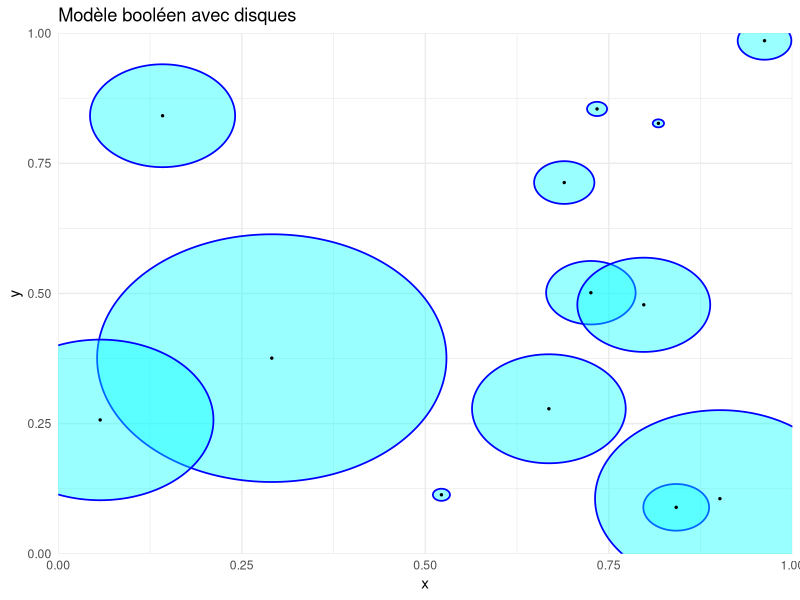
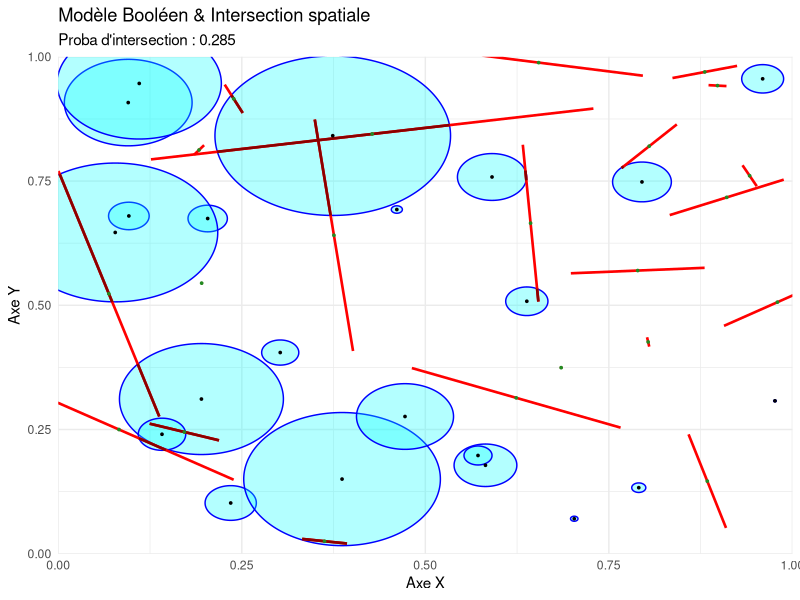
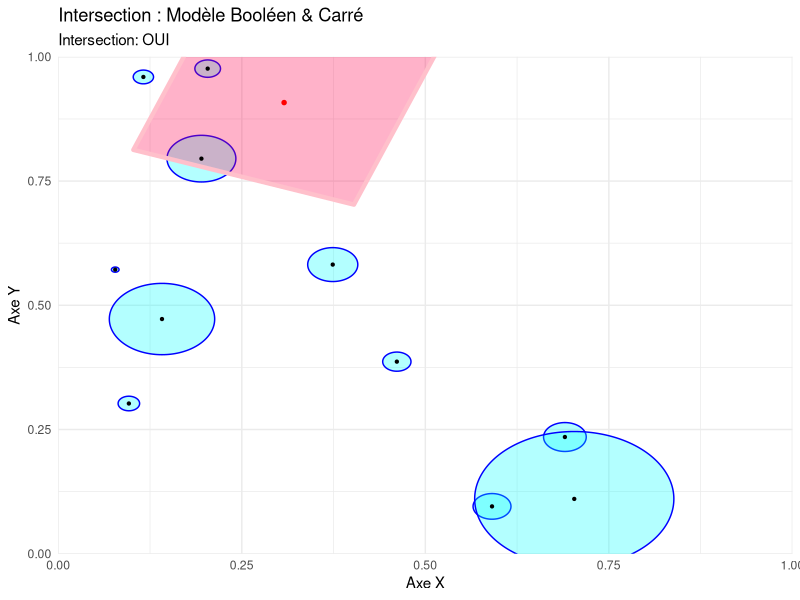

These figures' R source, in order:
## ---- chunk 1
#| label: setup-sim
#| include: false

library(spatstat)
library(ggplot2)

## ---- chunk 2
#| message: false
#| warning: false
library(ggplot2)

set.seed(41)

borne_inferieure_axe_x <- 0; borne_superieure_axe_x <- 1
borne_inferieure_axe_y <- 0; borne_superieure_axe_y <- 1
longueur_intervalle_x <- (borne_superieure_axe_x) - (borne_inferieure_axe_x)
longueur_intervalle_y <- (borne_superieure_axe_y) - (borne_inferieure_axe_y)

nombre_points <- rpois(1, lambda=17*longueur_intervalle_x*longueur_intervalle_y)

centres_x_cercles<- runif(nombre_points, borne_inferieure_axe_x, borne_superieure_axe_x)
centres_y_cercles<- runif(nombre_points, borne_inferieure_axe_y, borne_superieure_axe_y)
rayons_cercles<-rexp(nombre_points,11)
theta <- seq(0, 2 * pi, length.out = 200)

nombre_cordes <- rpois(1, lambda=17*longueur_intervalle_x*longueur_intervalle_y)

centres_x_cordes<- runif(nombre_cordes, borne_inferieure_axe_x, borne_superieure_axe_x)
centres_y_cordes<- runif(nombre_cordes, borne_inferieure_axe_y, borne_superieure_axe_y)
longueurs_cordes<-rexp(nombre_cordes,11)

orientations_cordes<-runif(nombre_cordes,0,pi)

# 1. Génération des cercles sans aucun package externe
df_cercles <- do.call(rbind, lapply(1:nombre_points, function(i) {
  data.frame(
    id = i,
    x  = centres_x_cercles[i] + rayons_cercles[i] * cos(theta),
    y  = centres_y_cercles[i] + rayons_cercles[i] * sin(theta)
  )
}))

# 2. Génération des cordes (calcul vectoriel direct)
df_cordes <- data.frame(
  x    = centres_x_cordes - longueurs_cordes * cos(orientations_cordes),
  y    = centres_y_cordes - longueurs_cordes * sin(orientations_cordes),
  xend = centres_x_cordes + longueurs_cordes * cos(orientations_cordes),
  yend = centres_y_cordes + longueurs_cordes * sin(orientations_cordes),
  cx   = centres_x_cordes,
  cy   = centres_y_cordes
)




# 3. Tracé avec ggplot2 uniquement
ggplot() +
  # Cercles (cyan avec bordure bleue)
  geom_polygon(data = df_cercles, aes(x = x, y = y, group = id), 
               fill = "cyan", alpha = 0.4, color = "blue", linewidth = 0.6) +
  
  # Centres des cercles (points noirs)
  geom_point(data = data.frame(x = centres_x_cercles, y = centres_y_cercles), 
             aes(x = x, y = y), color = "black", size = 0.5) +
  
  # Contraintes d'affichage (Strictement limité entre 0 et 1 comme clip)
  coord_cartesian(xlim = c(borne_inferieure_axe_x, borne_superieure_axe_x),
              ylim = c(borne_inferieure_axe_y, borne_superieure_axe_y),
              expand = FALSE) +
  
  labs(title = "Modèle booléen avec disques", x = "x", y = "y") +
  theme_minimal()
## ---- chunk 3
#| message: false
#| warning: false
library(spatstat)
library(ggplot2)

set.seed(40)

# --- 1. CONFIGURATION ET PARAMÈTRES ---
borne_inferieure_axe_x <- 0
borne_superieure_axe_x <- 1
borne_inferieure_axe_y <- 0
borne_superieure_axe_y <- 1

longueur_intervalle_x <- (borne_superieure_axe_x) - (borne_inferieure_axe_x)
longueur_intervalle_y <- (borne_superieure_axe_y) - (borne_inferieure_axe_y)


# Définition de la fenêtre d'observation principale
W_obs <- owin(c(borne_inferieure_axe_x, borne_superieure_axe_x), 
              c(borne_inferieure_axe_y, borne_superieure_axe_y))

# Fenêtre élargie pour éviter les effets de bord lors de la génération
W_large <- owin(c(borne_inferieure_axe_x - longueur_intervalle_x, borne_superieure_axe_x + longueur_intervalle_x), 
                c(borne_inferieure_axe_y - longueur_intervalle_y, borne_superieure_axe_y + longueur_intervalle_y))

# --- 2. SIMULATION DES PROCESSUS ---
nombre_points <- rpois(1, lambda = 20 * longueur_intervalle_x * longueur_intervalle_y)
nombre_cordes <- rpois(1, lambda = 20 * longueur_intervalle_x * longueur_intervalle_y)

centres_x_cercles <- runif(nombre_points, borne_inferieure_axe_x, borne_superieure_axe_x)
centres_y_cercles <- runif(nombre_points, borne_inferieure_axe_y, borne_superieure_axe_y)
rayons_cercles    <- rexp(nombre_points, 20)

centres_x_cordes    <- runif(nombre_cordes, borne_inferieure_axe_x, borne_superieure_axe_x)
centres_y_cordes    <- runif(nombre_cordes, borne_inferieure_axe_y, borne_superieure_axe_y)
longueurs_cordes    <- rexp(nombre_cordes, 5) / 2
orientations_cordes <- runif(nombre_cordes, 0, pi)

# --- 3. CALCULS GÉOMÉTRIQUES (spatstat) ---
# Résolution du masque augmentée (dimyx=512) pour éviter l'erreur d'approximation numérique
liste_cercles <- list()
for(i in 1:nombre_points) {
  liste_cercles[[i]] <- disc(r = rayons_cercles[i], 
                             centre = c(centres_x_cercles[i], centres_y_cercles[i]), 
                             mask = TRUE, dimyx = 512)
}
zone_cercles <- do.call(union.owin, liste_cercles)

# Construction des segments
x0 <- centres_x_cordes - longueurs_cordes * cos(orientations_cordes)
y0 <- centres_y_cordes - longueurs_cordes * sin(orientations_cordes)
x1 <- centres_x_cordes + longueurs_cordes * cos(orientations_cordes)
y1 <- centres_y_cordes + longueurs_cordes * sin(orientations_cordes)

# Utilisation de la fenêtre élargie pour ne pas couper les cordes de base
toutes_les_cordes <- psp(x0, y0, x1, y1, window = W_large)

# Intersection des cordes avec l'union des cercles
cordes_dans_cercles <- toutes_les_cordes[zone_cercles]

# Calcul des statistiques d'intersection
longueurs_intersections       <- lengths_psp(cordes_dans_cercles)
longueur_totale_initiale      <- sum(lengths_psp(toutes_les_cordes))
longueur_totale_intersections <- sum(longueurs_intersections)
pourcentage_dans_cercles      <- (longueur_totale_intersections / longueur_totale_initiale)

# --- 4. EXTRACATION DES SEGMENTS INTERSECTÉS POUR GGPLOT2 ---
# Conversion de l'objet psp spatstat en DataFrame
df_cordes_inter <- as.data.frame(cordes_dans_cercles)

# --- 5. PRÉPARATION DES DONNÉES DE BASE POUR GGPLOT2 ---
theta <- seq(0, 2 * pi, length.out = 200)
df_cercles_contours <- do.call(rbind, lapply(1:nombre_points, function(i) {
  data.frame(
    id = i,
    x  = centres_x_cercles[i] + rayons_cercles[i] * cos(theta),
    y  = centres_y_cercles[i] + rayons_cercles[i] * sin(theta)
  )
}))

df_cordes_initiales <- data.frame(x0 = x0, y0 = y0, x1 = x1, y1 = y1)

# --- 6. VISUALISATION AVEC GGPLOT2 ---
titre_graphe <- paste("Proba d'intersection :", round(pourcentage_dans_cercles , 3))

ggplot() +
  # 1. Tracé des cercles (Masque booléen)
  geom_polygon(data = df_cercles_contours, aes(x = x, y = y, group = id), 
               fill = "cyan", alpha = 0.3, color = "blue", linewidth = 0.5) +
  
  # 2. Tracé des cordes initiales complètes (en rouge)
  geom_segment(data = df_cordes_initiales, aes(x = x0, y = y0, xend = x1, yend = y1), 
               color = "red", linewidth = 0.9) +
  
  # 3. Tracé exclusif des segments intersectés calculés par spatstat (En rouge foncé)
  geom_segment(data = df_cordes_inter, aes(x = x0, y = y0, xend = x1, yend = y1), 
               color = "darkred", linewidth = 0.9) +
  
  # 4. Points centraux
  geom_point(data = data.frame(x = centres_x_cercles, y = centres_y_cercles), aes(x = x, y = y), 
             color = "black", size = 0.6) +
  geom_point(data = data.frame(x = centres_x_cordes, y = centres_y_cordes), aes(x = x, y = y), 
             color = "forestgreen", size = 0.6) +
  
  # Rognage strict de la fenêtre d'observation finale [0,1]
  coord_cartesian(xlim = c(borne_inferieure_axe_x, borne_superieure_axe_x),
              ylim = c(borne_inferieure_axe_y, borne_superieure_axe_y),
              expand = FALSE) +
  
  labs(title = "Modèle Booléen & Intersection spatiale",
       subtitle = titre_graphe, x = "Axe X", y = "Axe Y") +
  theme_minimal()


## ---- chunk 4
#| message: false
#| warning: false
library(spatstat)
library(ggplot2)

set.seed(40)

# --- 1. CONFIGURATION ET PARAMÈTRES ---
borne_inferieure_x <- 0
borne_superieure_x <- 1
borne_inferieure_y <- 0
borne_superieure_y <- 1

longueur_intervalle_x <- borne_superieure_x - borne_inferieure_x
longueur_intervalle_y <- borne_superieure_y - borne_inferieure_y

 # Fixé pour la reproductibilité

# --- 2. GÉNÉRATION DES DONNÉES ---
nombre_points <- rpois(1, lambda = 10 * longueur_intervalle_x * longueur_intervalle_y)

coordonnees_x_points <- runif(nombre_points, borne_inferieure_x, borne_superieure_x)
coordonnees_y_points <- runif(nombre_points, borne_inferieure_y, borne_superieure_y)
rayons_cercles        <- rexp(nombre_points, 20)

coordonnees_x_centre_carre <- runif(1, borne_inferieure_x, borne_superieure_x)
coordonnees_y_centre_carre <- runif(1, borne_inferieure_y, borne_superieure_y)

longueur_demie_diagonale_carre <- rexp(1, 4) / 2
orientation_carre              <- runif(1, 0, pi / 2)

# Calcul des sommets du carré tourné
angles_toutes_diagonales <- seq(0, 2 * pi, length.out = 5)
coordonnees_carre_x <- coordonnees_x_centre_carre + longueur_demie_diagonale_carre * cos(orientation_carre + angles_toutes_diagonales)
coordonnees_carre_y <- coordonnees_y_centre_carre + longueur_demie_diagonale_carre * sin(orientation_carre + angles_toutes_diagonales)

# --- 3. CALCULS GÉOMÉTRIQUES (spatstat) ---
# Utilisation d'une grille plus fine (dimyx = 512) pour éviter les erreurs d'arrondi numérique
liste_cercles <- list()
if (nombre_points > 0) {
  for(i in 1:nombre_points) {
    liste_cercles[[i]] <- disc(r = rayons_cercles[i], 
                               centre = c(coordonnees_x_points[i], coordonnees_y_points[i]), 
                               mask = TRUE, dimyx = 100)
  }
  zone_cercles <- do.call(union.owin, liste_cercles)
} else {
  # Si aucun point n'est généré par la loi de Poisson, on crée une zone vide
  zone_cercles <- emptywindow(owin(c(borne_inferieure_x, borne_superieure_x), c(borne_inferieure_y, borne_superieure_y)))
}

# Définition du carré dans spatstat (vignettage automatique des sommets 1 à 4)
zone_carre <- owin(poly = list(x = coordonnees_carre_x[1:4], 
                               y = coordonnees_carre_y[1:4]))

# Intersection géométrique globale
intersection_globale <- intersect.owin(zone_carre, zone_cercles)
a_une_intersection   <- area(intersection_globale) > 0

# --- 4. PRÉPARATION DES DATA FRAMES POUR GGPLOT2 ---
# Contours des cercles
theta <- seq(0, 2 * pi, length.out = 200)
df_cercles_contours <- data.frame()
if (nombre_points > 0) {
  df_cercles_contours <- do.call(rbind, lapply(1:nombre_points, function(i) {
    data.frame(
      id = i,
      x  = coordonnees_x_points[i] + rayons_cercles[i] * cos(theta),
      y  = coordonnees_y_points[i] + rayons_cercles[i] * sin(theta)
    )
  }))
}

# Coordonnées du carré (les 5 points pour fermer le tracé du polygone)
df_carre <- data.frame(
  x = coordonnees_carre_x,
  y = coordonnees_carre_y
)

# Extraction des pixels de la zone d'intersection de manière sécurisée
if (a_une_intersection) {
  df_intersection <- as.data.frame(as.im(intersection_globale))
  # Sécurité : on vérifie que la colonne 'v' existe bien avant de filtrer
  if ("v" %in% names(df_intersection)) {
    df_intersection <- df_intersection[df_intersection$v == TRUE, ]
  } else {
    df_intersection <- data.frame() # DataFrame vide si la colonne n'existe pas
  }
} else {
  df_intersection <- data.frame() # DataFrame vide s'il n'y a aucune intersection
}
# --- 5. VISUALISATION AVEC GGPLOT2 ---
statut_intersection <- if(a_une_intersection) "OUI" else "NON"

ggplot() +
  # 1. Zone d'intersection réelle calculée par spatstat (remplissage jaune en arrière-plan)
  { if(nrow(df_intersection) > 0) 
    geom_tile(data = df_intersection, aes(x = x, y = y), fill = "gold", alpha = 0.6) 
  } +
  
  # 2. Dessin des cercles (cyan avec bordure bleue)
  { if(nombre_points > 0) 
    geom_polygon(data = df_cercles_contours, aes(x = x, y = y, group = id), 
                 fill = "cyan", alpha = 0.3, color = "blue", linewidth = 0.5) 
  } +
  
  # 3. Dessin du carré (corail avec bordure rose)
  geom_polygon(data = df_carre, aes(x = x, y = y), 
               fill = rgb(1, 0, 0.3, 0.3), color = "pink", linewidth = 1.5) +
  
  # 4. Points centraux (centres des cercles et du carré)
  { if(nombre_points > 0) 
    geom_point(data = data.frame(x = coordonnees_x_points, y = coordonnees_y_points), 
               aes(x = x, y = y), color = "black", size = 0.8) 
  } +
  geom_point(data = data.frame(x = coordonnees_x_centre_carre, y = coordonnees_y_centre_carre), 
             aes(x = x, y = y), color = "red", size = 1.2) +
  
  # Contraintes d'affichage (Strictement limité à la fenêtre d'observation)
  coord_cartesian(xlim = c(borne_inferieure_x, borne_superieure_x),
              ylim = c(borne_inferieure_y, borne_superieure_y),
              expand = FALSE) +
  
  # Titres et habillage
  labs(title = "Intersection : Modèle Booléen & Carré",
       subtitle = paste("Intersection:", statut_intersection),
       x = "Axe X", y = "Axe Y") +
  theme_minimal()

# --- 6. AFFICHAGE DU RÉSULTAT DANS LA CONSOLE ---
print(paste("Intersection:", a_une_intersection)) 
## ---- chunk 5
#| message: false
#| warning: false
library(spatstat)

# --- 1. CONFIGURATION ET PARAMÈTRES FIXES ---
borne_inferieure_x <- 0
borne_superieure_x <- 1
borne_inferieure_y <- 0
borne_superieure_y <- 1

longueur_intervalle_x <- borne_superieure_x - borne_inferieure_x
longueur_intervalle_y <- borne_superieure_y - borne_inferieure_y

set.seed(42) # Assure la reproductibilité

# --- 2. DÉFINITION DE LA FONCTION DE SIMULATION PURE ---
# Cette fonction calcule uniquement si l'intersection a lieu (TRUE/FALSE)
simuler_intersection_pure <- function() {
  
  # Génération des objets (Cercles)
  nombre_points <- rpois(1, lambda = 5 * longueur_intervalle_x * longueur_intervalle_y)
  
   if (nombre_points > 0) {
    coordonnees_x_points <- runif(nombre_points, borne_inferieure_x, borne_superieure_x)
    coordonnees_y_points <- runif(nombre_points, borne_inferieure_y, borne_superieure_y)
    rayons_cercles        <- rexp(nombre_points, 20)
    
    # 1. On définit une fenêtre d'analyse fixe avec une résolution bloquée (ex: 256x256)
    cadre_fixe <- owin(c(borne_inferieure_x, borne_superieure_x), 
                       c(borne_inferieure_y, borne_superieure_y))
    masque_fixe <- as.mask(cadre_fixe, dimyx = 256) # Bloque la résolution globale
    
    # 2. On crée les disques sous forme de polygones vectoriels (très léger en mémoire)
    liste_cercles <- list()
    for(i in 1:nombre_points) {
      # mask = FALSE force spatstat à rester en mode vectoriel (polygone)
      liste_cercles[[i]] <- disc(r = rayons_cercles[i], 
                                 centre = c(coordonnees_x_points[i], coordonnees_y_points[i]), 
                                 mask = FALSE)
    }
    
    # 3. On fait l'union vectorielle, puis SEULEMENT À LA FIN, on convertit en masque fixe
    zone_cercles_vectorielle <- do.call(union.owin, liste_cercles)
    zone_cercles <- as.mask(zone_cercles_vectorielle, xy = masque_fixe)
    
  } else {
    return(FALSE)
  }
  
  # Génération de l'objet (Carré)
  coordonnees_x_centre_carre     <- runif(1, borne_inferieure_x, borne_superieure_x)
  coordonnees_y_centre_carre     <- runif(1, borne_inferieure_y, borne_superieure_y)
  longueur_demie_diagonale_carre <- rexp(1, 5) / 2
  orientation_carre              <- runif(1, 0, pi / 2)
  
  angles_toutes_diagonales <- seq(0, 2 * pi, length.out = 5)
  coordonnees_carre_x <- coordonnees_x_centre_carre + longueur_demie_diagonale_carre * cos(orientation_carre + angles_toutes_diagonales)
  coordonnees_carre_y <- coordonnees_y_centre_carre + longueur_demie_diagonale_carre * sin(orientation_carre + angles_toutes_diagonales)
  
  # Création du carré dans spatstat
  zone_carre <- owin(poly = list(x = coordonnees_carre_x[1:4], y = coordonnees_carre_y[1:4]))
  
  # Calcul rapide de l'existence d'une intersection
  intersection_globale <- intersect.owin(zone_carre, zone_cercles)
  return(area(intersection_globale) > 0)
}

# --- 3. EXÉCUTION DU MULTI-TIRAGE (MONTE-CARLO) ---
nombre_simulations <- 1000

# replicate() génère directement un vecteur logique propre (TRUE/FALSE)
vecteur_intersections <- replicate(nombre_simulations, simuler_intersection_pure())

# Calcul de la probabilité empirique
probabilite_intersection <- mean(vecteur_intersections)

# --- 4. AFFICHAGE DES RÉSULTATS ---
cat("=== RÉSULTATS DE LA SIMULATION ===\n")
cat("Nombre de simulations exécutées :", nombre_simulations, "\n")
cat("Nombre d'intersections trouvées :", sum(vecteur_intersections), "\n")
cat("Probabilité estimée d'intersection :", round(probabilite_intersection, 4)) 
